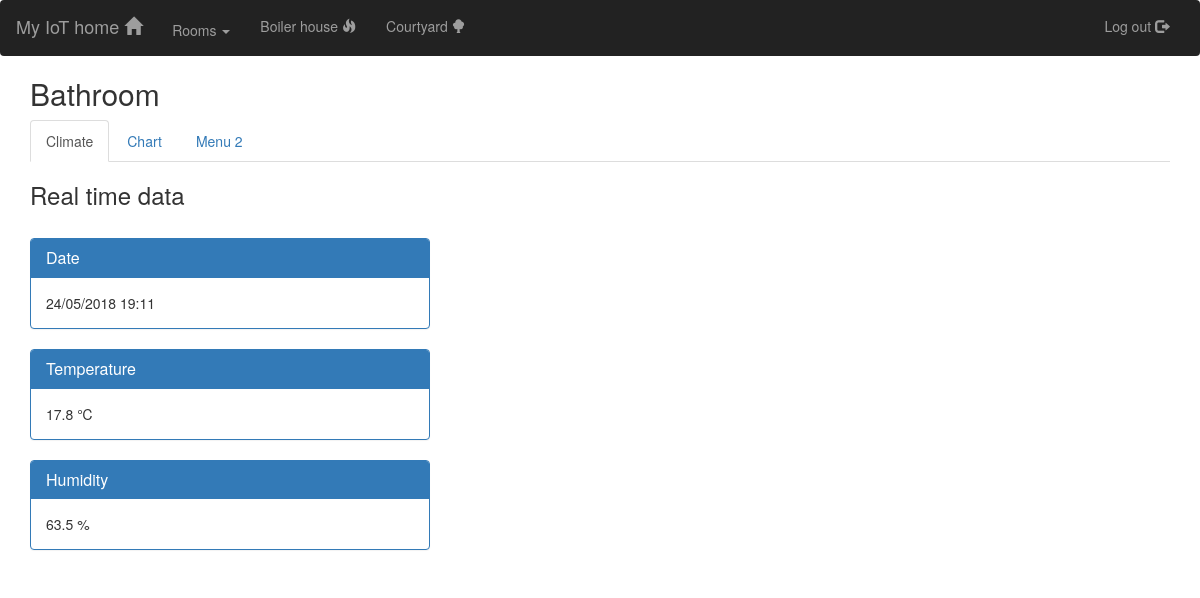
Before: /bathroom/ (signed in) with the older database file.
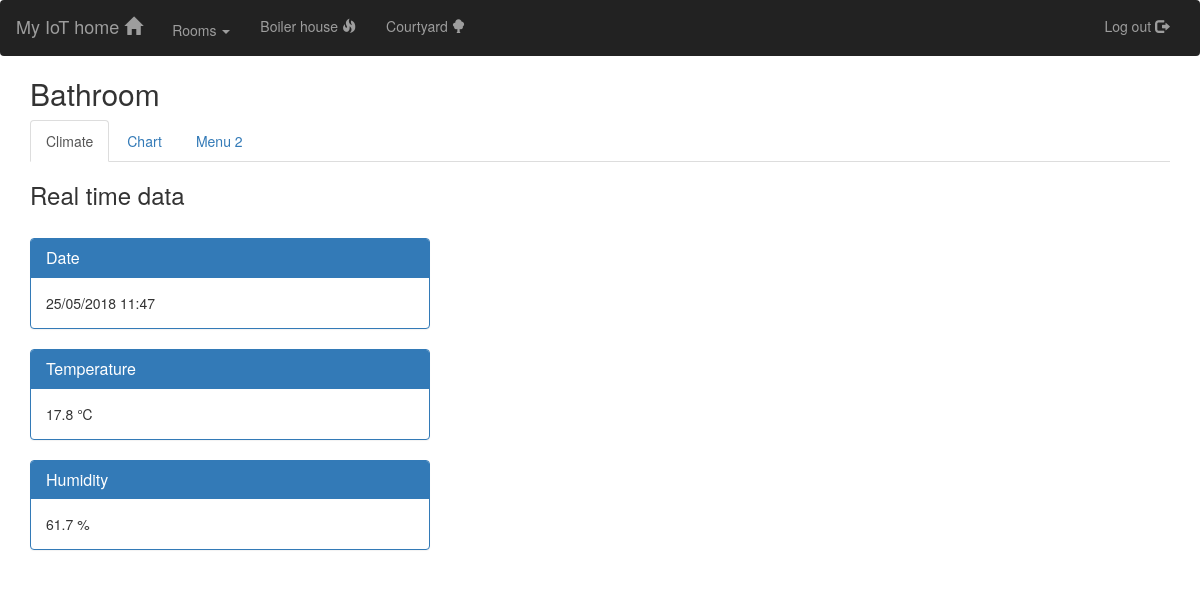
After: the same page with the newer database file.
### iot/models.py (models this page shows, shortened)
class Dht22Bathroom(models.Model):
    location = models.CharField('Location', max_length=30)
    type_sensor = models.CharField('Type_sensor', max_length=30)
    temp_value = models.FloatField()
    hum_value = models.FloatField()
    datetime = models.DateTimeField('Created Date')

### iot/views.py (the view)
# urls.py: path('bathroom/', views.bathroom, name='bathroom'),
@login_required(login_url='login')
def bathroom(request):
    last_data = Dht22Bathroom.objects.last()
    cht = chart(request, as_func=True)
    return render(request, 'iot/bathroom.html', {'dht22BathroomData': cht, 'last_data': last_data})

### chartit/chartdata.py (called while the page is built)
    def _group_terms_by_query(self, sort_by_term=None, *addl_grp_terms):
        def sort_grp_fn(td_tk):
            return tuple(chain(str(td_tk[1]['source'].query),
                               [list(td_tk[1][t]) for t in addl_grp_terms]))
        def sort_by_term_fn(td_tk):
            return -1 * (abs(td_tk[1][sort_by_term]))
        s = sorted(self.series.items(), key=sort_grp_fn)
        qg = groupby(s, sort_grp_fn)
        if sort_by_term is not None:
            sort_by_fn = sort_by_term_fn
        else:
            sort_by_fn = None
        qg = [sorted(itr, key=sort_by_fn) for (grp, itr) in qg]
        return qg

    def _get_data(self):
        for tk_td_tuples, vqs in self._generate_vqs():
            vqs_list = list(vqs)
            for tk, _ in tk_td_tuples:
                self.series[tk]['_data'] = vqs_list

### chartit/templatetags/chartit.py (called while the page is built)
def json_serializer(obj):
    if hasattr(obj, 'isoformat'):
        return obj.isoformat()
    elif isinstance(obj, Decimal):
        return float(obj)
    else:
        return obj

### chartit/utils.py (called while the page is built)
    def update(self, element):
        super(RecursiveDefaultDict, self).update(_convert_to_rdd(element))

### iot/templates/iot/bathroom.html (shortened to what this page needs)
{% extends 'iot/home.html' %}
{% load staticfiles %}
{% block style %}
    <link href="{% static 'iot/climate_rooms.css' %}" rel="stylesheet">
{% endblock %}
{% block content %}
    <div class="container">
      <h2>Bathroom</h2>
      <ul class="nav nav-tabs">
        <li class="active"><a data-toggle="tab" href="#home">Climate</a></li>
        <li><a id="chartupdate" data-toggle="tab" href="#menu1">Chart</a></li>
        <li><a data-toggle="tab" href="#menu2">Menu 2</a></li>
      </ul>
      <div class="tab-content">
        <div id="home" class="tab-pane fade in active">
          <h3>Real time data</h3>
          <p>{% include 'iot/climate.html' %}</p>
        </div>
      </div>
    </div>
{% endblock %}

### iot/templates/iot/climate.html
<div id="climate" class="climate-panel">
    <div class="panel panel-primary">
      <div class="panel-heading">
        <h3 class="panel-title">Date</h3>
      </div>
      <div class="panel-body">
          {{ last_data.datetime|date:"d/m/Y" }} {{ last_data.datetime|time:"H:i" }}
      </div>
    </div>
    <div class="panel panel-primary">
      <div class="panel-heading">
        <h3 class="panel-title">Temperature</h3>
      </div>
      <div class="panel-body">
          {{ last_data.temp_value }} &#8451;
      </div>
    </div>
    <div class="panel panel-primary">
      <div class="panel-heading">
        <h3 class="panel-title">Humidity</h3>
      </div>
      <div class="panel-body">
          {{ last_data.hum_value }} %
      </div>
    </div>
</div>

Changed rows visible on the page:
no longer on this page (row unchanged): Dht22Bathroom: datetime "24/05/2018", datetime "19:11", temp_value "17.8", hum_value "63.5"
added Dht22Bathroom: datetime "25/05/2018", datetime "11:47", temp_value "17.8", hum_value "61.7"
